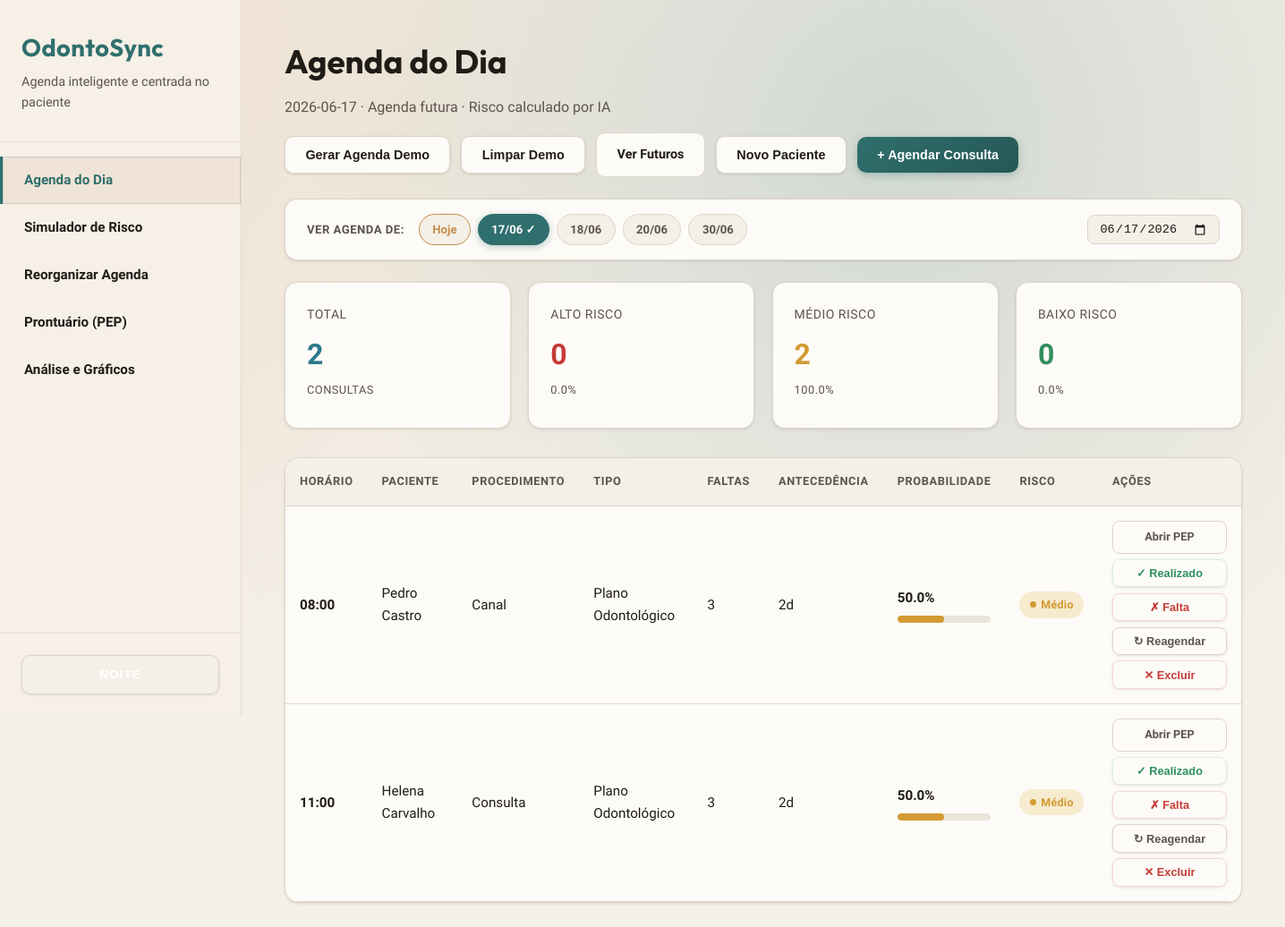
The page /?data=2026-06-17 on the database its author committed.
### tables this page shows
CREATE TABLE pacientes (
            id TEXT PRIMARY KEY,
            nome TEXT NOT NULL,
            faixa_etaria TEXT NOT NULL,
            tipo_pagamento TEXT NOT NULL,
            faltas_anteriores INTEGER DEFAULT 0,
            taxa_historica REAL DEFAULT 0.0,
            tempo_como_paciente INTEGER DEFAULT 0,
            created_at TIMESTAMP DEFAULT CURRENT_TIMESTAMP,
            updated_at TIMESTAMP DEFAULT CURRENT_TIMESTAMP
        , fumante INTEGER DEFAULT 0, doenca_cronica INTEGER DEFAULT 0, complexidade_tratamento TEXT DEFAULT 'Baixa', photo_url TEXT);

### app/routes/agenda.py (the view, shortened to what this page needs)
@bp.route('/')
def index():
    hoje = datetime.now().strftime('%Y-%m-%d')
    data_param = request.args.get('data', '').strip()
    if data_param:
        data_referencia = data_param
    else:
        data_referencia = hoje
    consultas = get_consultas_do_dia(data_referencia)
    if not consultas and not data_param:
        data_disponivel = get_data_referencia_consultas(hoje)
        if data_disponivel:
            data_referencia = data_disponivel
            consultas = get_consultas_do_dia(data_referencia)
    datas_disponiveis = get_datas_com_consultas(hoje)
    consultas_com_risco, stats = _calcular_risco_consultas(consultas)
    return render_template(
        'agenda.html',
        consultas=consultas_com_risco,
        stats=stats,
        data=data_referencia,
        data_selecionada=data_referencia,
        hoje=hoje,
        datas_disponiveis=datas_disponiveis,
        active_page='agenda'
    )

### app/ml/inferencia.py (called while the page is built)
def carregar_modelo():
    global _modelo, _encoders
    if _modelo is None or _encoders is None:
        if not os.path.exists(Config.MODELO_PATH):
            raise FileNotFoundError(
                f"Modelo não encontrado em {Config.MODELO_PATH}. "
                "Execute primeiro: python -m app.ml.treinar"
            )
        _modelo = joblib.load(Config.MODELO_PATH)
        _encoders = joblib.load(Config.ENCODERS_PATH)
        print("[OK] Modelo e encoders carregados")
    return _modelo, _encoders

def prever_e_classificar(dados_consulta):
    probabilidade = prever_risco(dados_consulta)
    categoria, cor = classificar_risco(probabilidade)
    recomendacao = recomendar_acao(probabilidade, categoria)
    return {
        'probabilidade': round(probabilidade * 100, 1),  # Converter para %
        'probabilidade_decimal': probabilidade,
        'categoria': categoria,
        'cor': cor,
        'recomendacao': recomendacao
    }

### app/models/database.py (called while the page is built, shortened)
def _ensure_schema(conn):
    global _schema_checked
    if _schema_checked:
        return

def get_connection():
    conn = sqlite3.connect(Config.DATABASE_PATH)
    conn.row_factory = sqlite3.Row  # Permite acessar colunas por nome
    _ensure_schema(conn)
    return conn

def get_consultas_do_dia(data):
    conn = get_connection()
    cursor = conn.cursor()
    cursor.execute('''
        SELECT c.*, p.nome, p.faixa_etaria, p.tipo_pagamento, p.faltas_anteriores,
               p.taxa_historica, p.tempo_como_paciente,
               p.fumante, p.doenca_cronica, p.complexidade_tratamento, p.photo_url
        FROM consultas c
        JOIN pacientes p ON c.paciente_id = p.id
        WHERE c.data = ? AND c.status_atendimento IS NULL
        ORDER BY c.horario
    ''', (data,))
    consultas = cursor.fetchall()
    conn.close()
    return consultas

def get_datas_com_consultas(data_inicio=None):
    conn = get_connection()
    cursor = conn.cursor()
    if data_inicio:
        cursor.execute(
            'SELECT DISTINCT data FROM consultas WHERE data >= ? ORDER BY data ASC LIMIT 60',
            (data_inicio,)
        )
    else:
        cursor.execute('SELECT DISTINCT data FROM consultas ORDER BY data ASC LIMIT 60')
    rows = cursor.fetchall()
    conn.close()
    return [r['data'] for r in rows]

### app/templates/agenda.html (shortened to what this page needs)
{% extends "base.html" %}
{% block content %}
<div class="agenda-toolbar">
  <div class="page-header" style="margin-bottom:0">
    <h1 class="page-title">Agenda do Dia</h1>
    <p class="page-subtitle">
      {% if data_selecionada == hoje %}
        Hoje, {{ data }} · Risco calculado por IA
      {% else %}
        {{ data }} · Agenda futura · Risco calculado por IA
      {% endif %}
    </p>
  </div>
  <div class="toolbar-actions">
    <button class="btn-secondary" id="btn-gerar-ficticia" onclick="abrirModalDemoData()">
      Gerar Agenda Demo
    </button>
    <button class="btn-secondary" id="btn-limpar-demo" onclick="limparPacientesDemo()" title="Remover todas as consultas e pacientes demo">
      Limpar Demo
    </button>
    <a href="/agendamentos-futuros" class="btn-secondary">
      Ver Futuros
    </a>
    <button class="btn-secondary" onclick="abrirModalCriarPaciente()">
      Novo Paciente
    </button>
    <button class="btn-primary" onclick="abrirModalAgendar()">
      + Agendar Consulta
    </button>
  </div>
</div>
<div class="date-nav">
  <label>Ver agenda de:</label>
  <div class="date-chips">
    <a href="/" class="date-chip hoje-chip {% if data_selecionada == hoje %}active{% endif %}">Hoje</a>
    {% for d in datas_disponiveis %}
      {% if d != hoje %}
        <a href="/?data={{ d }}" class="date-chip {% if data_selecionada == d %}active{% endif %}">
          {{ d[8:10] }}/{{ d[5:7] }}
          {% if d == data_selecionada %} ✓{% endif %}
        </a>
      {% endif %}
    {% endfor %}
  </div>
  <div class="date-picker-wrap">
    <input type="date" id="date-custom-pick" value="{{ data_selecionada }}"
           onchange="if(this.value) window.location='/?data='+this.value"
           title="Ir para data específica">
  </div>
</div>
<div class="stats-grid">
  <div class="stat-card info">
    <div class="stat-label">Total</div>
    <div class="stat-value">{{ stats.total }}</div>
    {% if stats.total > 0 %}<div class="stat-label">consultas</div>{% endif %}
  </div>
  <div class="stat-card danger">
    <div class="stat-label">Alto Risco</div>
    <div class="stat-value">{{ stats.alto_risco }}</div>
    {% if stats.total > 0 %}<div class="stat-label">{{ ((stats.alto_risco / stats.total) * 100) | round(1) }}%</div>{% endif %}
  </div>
  <div class="stat-card warning">
    <div class="stat-label">Médio Risco</div>
    <div class="stat-value">{{ stats.medio_risco }}</div>
    {% if stats.total > 0 %}<div class="stat-label">{{ ((stats.medio_risco / stats.total) * 100) | round(1) }}%</div>{% endif %}
  </div>
  <div class="stat-card success">
    <div class="stat-label">Baixo Risco</div>
    <div class="stat-value">{{ stats.baixo_risco }}</div>
    {% if stats.total > 0 %}<div class="stat-label">{{ ((stats.baixo_risco / stats.total) * 100) | round(1) }}%</div>{% endif %}
  </div>
</div>
{% if consultas %}
<div class="table-container">
  <table>
    <thead>
      <tr>
        <th>Horário</th>
        <th>Paciente</th>
        <th>Procedimento</th>
        <th>Tipo</th>
        <th>Faltas</th>
        <th>Antecedência</th>
        <th class="risco-cell">Probabilidade</th>
        <th>Risco</th>
        <th class="action-cell">Ações</th>
      </tr>
    </thead>
    <tbody>
      {% for c in consultas %}
      <tr id="consulta-row-{{ c.id }}">
        <td>
          <strong>{{ c.horario }}</strong>
        </td>
        <td>{{ c.nome }}</td>
        <td>{{ c.procedimento }}</td>
        <td>{{ c.tipo_pagamento }}</td>
        <td>{{ c.faltas_anteriores }}</td>
        <td>{{ c.antecedencia_dias }}d</td>
        <td class="risco-cell">
          <strong>{{ c.risco.probabilidade }}%</strong>
          <div class="progress-bar">
            <div class="progress-fill {{ c.risco.cor }}"
                 style="width: {{ c.risco.probabilidade }}%"></div>
          </div>
        </td>
        <td>
          <span class="risk-chip {{ c.risco.cor }}">
            <span class="risk-dot"></span>{{ c.risco.categoria }}
          </span>
        </td>
        <td class="action-cell">
          <div class="action-group">
            <a href="/prontuario/{{ c.paciente_id }}"
               class="action-btn ghost">Abrir PEP</a>
            <button class="action-btn success-ghost"
                    onclick="registrarDesfecho({{ c.id }}, 'Realizado')">
              ✓ Realizado
            </button>
            <button class="action-btn danger-ghost"
                    onclick="registrarDesfecho({{ c.id }}, 'Falta')">
              ✗ Falta
            </button>
            <button class="action-btn ghost"
                    onclick="buscarReagendamento({{ c.id }})">
              ↻ Reagendar
            </button>
            <button class="action-btn danger-ghost"
                    onclick="excluirConsulta({{ c.id }})">
              ✕ Excluir
            </button>
          </div>
        </td>
      </tr>
      {% endfor %}
    </tbody>
  </table>
</div>
{% endif %}
{% endblock %}

### app/static/css/style.css (style rules this page uses)
:root { --bg-primary: #fdfbf8; --bg-secondary: #f4efe7; --bg-tertiary: #ebe4da; --text-primary: #1f1b16; --text-secondary: #5c544b; --border-color: #dfd5c7; --accent-primary: #2f6f6d; --accent-hover: #255856; --accent-secondary: #c58c4b; --danger: #c43c35; --danger-bg: #f6d6d1; --warning: #d29a32; --warning-bg: #f7ebcf; --success: #2f8f5f; --success-bg: #d7eee2; --info: #2c7a8a; --info-bg: #d4ecf0; --sidebar-bg: #f6f0e7; --sidebar-border: #e5dacb; --sidebar-text: var(--text-primary); --sidebar-hover: #efe4d7; --shadow-sm: 0 1px 3px rgba(31, 27, 22, 0.12); --shadow-md: 0 8px 16px rgba(31, 27, 22, 0.12); --shadow-lg: 0 16px 32px rgba(31, 27, 22, 0.16); --font-heading: 'Outfit', 'Helvetica Neue', Arial, sans-serif; --font-body: 'Source Sans 3', 'Helvetica Neue', Arial, sans-serif; --font-mono: 'Outfit', monospace; --transition: color 0.2s ease, background-color 0.2s ease, border-color 0.2s ease, box-shadow 0.2s ease, transform 0.2s ease; }
* { margin: 0; padding: 0; box-sizing: border-box; }
body { font-family: var(--font-body); background-color: var(--bg-secondary); color: var(--text-primary); line-height: 1.6; display: flex; min-height: 100vh; transition: background-color 0.2s ease, color 0.2s ease; background-image: radial-gradient(circle at top left, rgba(197, 140, 75, 0.18), transparent 45%), radial-gradient(circle at 70% 15%, rgba(47, 111, 109, 0.18), transparent 50%); }
.page-header { margin-bottom: 2rem; }
.page-title { font-size: 2.3rem; font-weight: 700; color: var(--text-primary); margin-bottom: 0.5rem; font-family: var(--font-heading); }
.page-subtitle { font-size: 1rem; color: var(--text-secondary); }
.stats-grid { display: grid; grid-template-columns: repeat(auto-fit, minmax(210px, 1fr)); gap: 1.2rem; margin-bottom: 2rem; }
.stat-card { background-color: var(--bg-primary); padding: 1.5rem; border-radius: 14px; border: 1px solid var(--border-color); box-shadow: var(--shadow-sm); transition: var(--transition); position: relative; overflow: hidden; }
.stat-card::after { content: ''; position: absolute; inset: 0; background: linear-gradient(120deg, transparent, rgba(47, 111, 109, 0.08)); opacity: 0; transition: opacity 0.2s ease; }
.stat-label { font-size: 0.875rem; color: var(--text-secondary); font-weight: 500; text-transform: uppercase; letter-spacing: 0.5px; margin-bottom: 0.5rem; }
.stat-card .stat-label:last-child { margin-top: 0.25rem; font-size: 0.8rem; }
.stat-value { font-size: 2rem; font-weight: 700; color: var(--text-primary); }
.stat-card.danger .stat-value { color: var(--danger); }
.stat-card.warning .stat-value { color: var(--warning); }
.stat-card.success .stat-value { color: var(--success); }
.stat-card.info .stat-value { color: var(--info); }
.table-container { background-color: var(--bg-primary); border-radius: 16px; border: 1px solid var(--border-color); overflow: hidden; box-shadow: var(--shadow-sm); }
table { width: 100%; border-collapse: collapse; }
thead { background-color: var(--bg-secondary); border-bottom: 1px solid var(--border-color); }
th { padding: 1rem; text-align: left; font-weight: 700; font-size: 0.8rem; color: var(--text-secondary); text-transform: uppercase; letter-spacing: 0.6px; }
td { padding: 1rem; border-bottom: 1px solid var(--border-color); color: var(--text-primary); font-size: 0.95rem; }
tbody tr { transition: var(--transition); }
.progress-bar { height: 8px; background-color: var(--bg-tertiary); border-radius: 4px; overflow: hidden; margin-top: 0.5rem; }
.progress-fill { height: 100%; border-radius: 4px; transition: width 0.5s ease; }
.progress-fill.warning { background-color: var(--warning); }
label { display: block; font-size: 0.875rem; font-weight: 600; color: var(--text-primary); margin-bottom: 0.5rem; }
button { padding: 0.9rem 2rem; background-color: var(--accent-primary); color: white; border: none; border-radius: 10px; font-size: 0.95rem; font-weight: 600; cursor: pointer; transition: var(--transition); box-shadow: var(--shadow-sm); }
.page-header { animation: rise-in 0.5s ease both; }
.stats-grid .stat-card, .cards-grid .card, .table-container, .result-card, .form-container, .grafico { animation: rise-in 0.5s ease both; }
.stats-grid .stat-card:nth-child(1) { animation-delay: 0.05s; }
.stats-grid .stat-card:nth-child(2) { animation-delay: 0.1s; }
.stats-grid .stat-card:nth-child(3) { animation-delay: 0.15s; }
.stats-grid .stat-card:nth-child(4) { animation-delay: 0.2s; }

### rows shown on the page
pacientes: horario "08:00", nome "Pedro Castro", procedimento "Canal", tipo_pagamento "Plano Odontológico", faltas_anteriores "3", antecedencia_dias "2", risco.probabilidade "50.0", risco.categoria "Médio"
pacientes: horario "11:00", nome "Helena Carvalho", procedimento "Consulta", tipo_pagamento "Plano Odontológico", faltas_anteriores "3", antecedencia_dias "2", risco.probabilidade "50.0", risco.categoria "Médio"

### other values the page prints
{{ data }} "2026-06-17"
{{ d[8:10] }} "17" "18" "20" "30"
{{ d[5:7] }} "06" "06" "06" "06"
{{ stats.total }} "2"
{{ stats.alto_risco }} "0"
{{ ((stats.alto_risco / stats.total) * 100) | round(1) }} "0.0"
{{ stats.medio_risco }} "2"
{{ ((stats.medio_risco / stats.total) * 100) | round(1) }} "100.0"
{{ stats.baixo_risco }} "0"
{{ ((stats.baixo_risco / stats.total) * 100) | round(1) }} "0.0"
